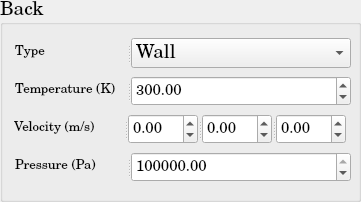
          <widget class="QGroupBox" name="SP_BoundaryCondition_Back">
           <property name="minimumSize">
            <size>
             <width>361</width>
             <height>202</height>
            </size>
           </property>
           <property name="maximumSize">
            <size>
             <width>361</width>
             <height>202</height>
            </size>
           </property>
           <property name="font">
            <font>
             <family>Century Schoolbook L</family>
             <pointsize>14</pointsize>
             <weight>50</weight>
             <bold>false</bold>
            </font>
           </property>
           <property name="title">
            <string>Back</string>
           </property>
           <layout class="QGridLayout" name="gridLayout_46">
            <item row="0" column="0">
             <widget class="QSplitter" name="splitter_65">
              <property name="minimumSize">
               <size>
                <width>338</width>
                <height>30</height>
               </size>
              </property>
              <property name="maximumSize">
               <size>
                <width>331</width>
                <height>30</height>
               </size>
              </property>
              <property name="orientation">
               <enum>Qt::Horizontal</enum>
              </property>
              <widget class="QLabel" name="SP_Type_Back_BC">
               <property name="minimumSize">
                <size>
                 <width>110</width>
                 <height>30</height>
                </size>
               </property>
               <property name="maximumSize">
                <size>
                 <width>110</width>
                 <height>30</height>
                </size>
               </property>
               <property name="text">
                <string>&lt;html&gt;&lt;head/&gt;&lt;body&gt;&lt;p&gt;&lt;span style=&quot; font-size:10pt;&quot;&gt;Type&lt;/span&gt;&lt;/p&gt;&lt;/body&gt;&lt;/html&gt;</string>
               </property>
              </widget>
              <widget class="QComboBox" name="SP_Type_Back_BC_ComboBox">
               <property name="minimumSize">
                <size>
                 <width>220</width>
                 <height>30</height>
                </size>
               </property>
               <property name="maximumSize">
                <size>
                 <width>220</width>
                 <height>30</height>
                </size>
               </property>
               <item>
                <property name="text">
                 <string>Wall</string>
                </property>
               </item>
               <item>
                <property name="text">
                 <string>Inlet</string>
                </property>
               </item>
               <item>
                <property name="text">
                 <string>Outlet</string>
                </property>
               </item>
               <item>
                <property name="text">
                 <string>Neumann</string>
                </property>
               </item>
               <item>
                <property name="text">
                 <string>Dirichlet</string>
                </property>
               </item>
              </widget>
             </widget>
            </item>
            <item row="1" column="0">
             <widget class="QSplitter" name="splitter_66">
              <property name="minimumSize">
               <size>
                <width>338</width>
                <height>30</height>
               </size>
              </property>
              <property name="maximumSize">
               <size>
                <width>331</width>
                <height>30</height>
               </size>
              </property>
              <property name="orientation">
               <enum>Qt::Horizontal</enum>
              </property>
              <widget class="QLabel" name="SP_Temperature_Back_BC">
               <property name="minimumSize">
                <size>
                 <width>110</width>
                 <height>30</height>
                </size>
               </property>
               <property name="maximumSize">
                <size>
                 <width>110</width>
                 <height>30</height>
                </size>
               </property>
               <property name="text">
                <string>&lt;html&gt;&lt;head/&gt;&lt;body&gt;&lt;p&gt;&lt;span style=&quot; font-size:10pt;&quot;&gt;Temperature (K)&lt;/span&gt;&lt;/p&gt;&lt;/body&gt;&lt;/html&gt;</string>
               </property>
              </widget>
              <widget class="QDoubleSpinBox" name="SP_Temperature_Back_BC_doubleSpinBox">
               <property name="minimumSize">
                <size>
                 <width>220</width>
                 <height>30</height>
                </size>
               </property>
               <property name="maximumSize">
                <size>
                 <width>220</width>
                 <height>30</height>
                </size>
               </property>
               <property name="font">
                <font>
                 <pointsize>11</pointsize>
                </font>
               </property>
               <property name="maximum">
                <double>1000000000.000000000000000</double>
               </property>
               <property name="value">
                <double>300.000000000000000</double>
               </property>
              </widget>
             </widget>
            </item>
            <item row="2" column="0">
             <widget class="QSplitter" name="splitter_67">
              <property name="orientation">
               <enum>Qt::Horizontal</enum>
              </property>
              <widget class="QLabel" name="SP_Velocity_Back_BC">
               <property name="minimumSize">
                <size>
                 <width>110</width>
                 <height>30</height>
                </size>
               </property>
               <property name="maximumSize">
                <size>
                 <width>110</width>
                 <height>30</height>
                </size>
               </property>
               <property name="text">
                <string>&lt;html&gt;&lt;head/&gt;&lt;body&gt;&lt;p&gt;&lt;span style=&quot; font-size:10pt;&quot;&gt;Velocity (m/s)&lt;/span&gt;&lt;/p&gt;&lt;/body&gt;&lt;/html&gt;</string>
               </property>
              </widget>
              <widget class="QSplitter" name="splitter_68">
               <property name="minimumSize">
                <size>
                 <width>220</width>
                 <height>30</height>
                </size>
               </property>
               <property name="maximumSize">
                <size>
                 <width>212</width>
                 <height>30</height>
                </size>
               </property>
               <property name="orientation">
                <enum>Qt::Horizontal</enum>
               </property>
               <widget class="QDoubleSpinBox" name="SP_Velocity_1d_Back_BC_doubleSpinBox">
                <property name="minimumSize">
                 <size>
                  <width>68</width>
                  <height>30</height>
                 </size>
                </property>
                <property name="maximumSize">
                 <size>
                  <width>70</width>
                  <height>30</height>
                 </size>
                </property>
                <property name="font">
                 <font>
                  <pointsize>11</pointsize>
                 </font>
                </property>
                <property name="minimum">
                 <double>-1000000000.000000000000000</double>
                </property>
                <property name="maximum">
                 <double>1000000000.000000000000000</double>
                </property>
               </widget>
               <widget class="QDoubleSpinBox" name="SP_Velocity_2d_Back_BC_doubleSpinBox">
                <property name="minimumSize">
                 <size>
                  <width>68</width>
                  <height>30</height>
                 </size>
                </property>
                <property name="maximumSize">
                 <size>
                  <width>70</width>
                  <height>30</height>
                 </size>
                </property>
                <property name="font">
                 <font>
                  <pointsize>11</pointsize>
                 </font>
                </property>
                <property name="minimum">
                 <double>-1000000000.000000000000000</double>
                </property>
                <property name="maximum">
                 <double>1000000000.000000000000000</double>
                </property>
               </widget>
               <widget class="QDoubleSpinBox" name="SP_Velocity_3d_Back_BC_doubleSpinBox">
                <property name="minimumSize">
                 <size>
                  <width>68</width>
                  <height>30</height>
                 </size>
                </property>
                <property name="maximumSize">
                 <size>
                  <width>70</width>
                  <height>30</height>
                 </size>
                </property>
                <property name="font">
                 <font>
                  <pointsize>11</pointsize>
                 </font>
                </property>
                <property name="minimum">
                 <double>-1000000000.000000000000000</double>
                </property>
                <property name="maximum">
                 <double>1000000000.000000000000000</double>
                </property>
               </widget>
              </widget>
             </widget>
            </item>
            <item row="3" column="0">
             <widget class="QSplitter" name="splitter_69">
              <property name="minimumSize">
               <size>
                <width>338</width>
                <height>30</height>
               </size>
              </property>
              <property name="maximumSize">
               <size>
                <width>331</width>
                <height>30</height>
               </size>
              </property>
              <property name="orientation">
               <enum>Qt::Horizontal</enum>
              </property>
              <widget class="QLabel" name="SP_Pressure_Back_BC">
               <property name="minimumSize">
                <size>
                 <width>110</width>
                 <height>30</height>
                </size>
               </property>
               <property name="maximumSize">
                <size>
                 <width>110</width>
                 <height>30</height>
                </size>
               </property>
               <property name="text">
                <string>&lt;html&gt;&lt;head/&gt;&lt;body&gt;&lt;p&gt;&lt;span style=&quot; font-size:10pt;&quot;&gt;Pressure (Pa)&lt;/span&gt;&lt;/p&gt;&lt;/body&gt;&lt;/html&gt;</string>
               </property>
              </widget>
              <widget class="QDoubleSpinBox" name="SP_Pressure_Back_BC_doubleSpinBox">
               <property name="minimumSize">
                <size>
                 <width>220</width>
                 <height>30</height>
                </size>
               </property>
               <property name="maximumSize">
                <size>
                 <width>220</width>
                 <height>30</height>
                </size>
               </property>
               <property name="font">
                <font>
                 <pointsize>11</pointsize>
                </font>
               </property>
               <property name="maximum">
                <double>1000000000.000000000000000</double>
               </property>
               <property name="value">
                <double>100000.000000000000000</double>
               </property>
              </widget>
             </widget>
            </item>
           </layout>
          </widget>
